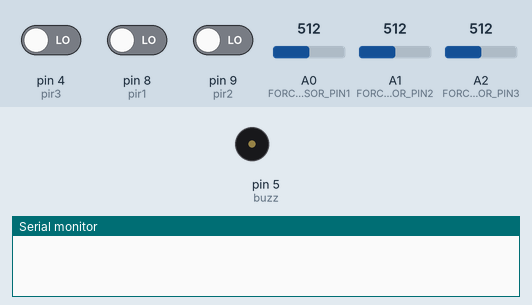
A sketch run on a simulated Arduino Uno, built with avr-gcc and run on an emulated ATmega328P. Parts: buzzer (waves = sounding), the last lines printed to the serial monitor. Inputs (shaded band) come from the test bench; at power-on: pin 4 (pir3) LOW, A2 (FORCE_SENSOR_PIN3) = 512, pin 8 (pir1) LOW, pin 9 (pir2) LOW, A0 (FORCE_SENSOR_PIN1) = 512, A1 (FORCE_SENSOR_PIN2) = 512.

Above: at 1.8 s.
1.9 s: pin 4 (pir3) driven HIGH
At 2.8 s:
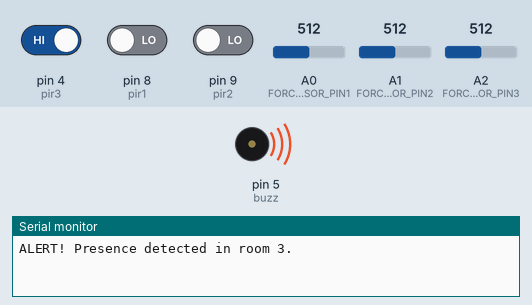
6.0 s: A2 (FORCE_SENSOR_PIN3) set to 52
9.5 s: A2 (FORCE_SENSOR_PIN3) set to 44
At 10.5 s:
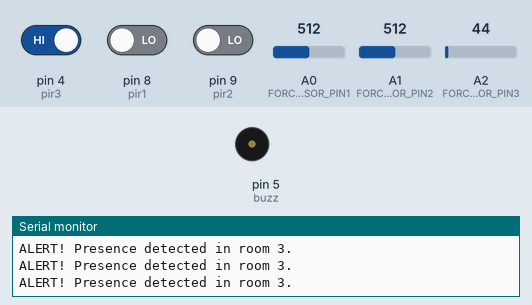
11.5 s: A2 (FORCE_SENSOR_PIN3) set to 60
At 12.8 s:
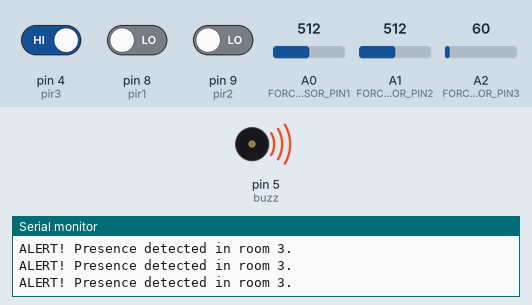
15.6 s: pin 8 (pir1) driven HIGH
19.6 s: pin 9 (pir2) driven HIGH
Timing chart, 0 to 22.6 s (numbered marks = the images above; inputs shaded):
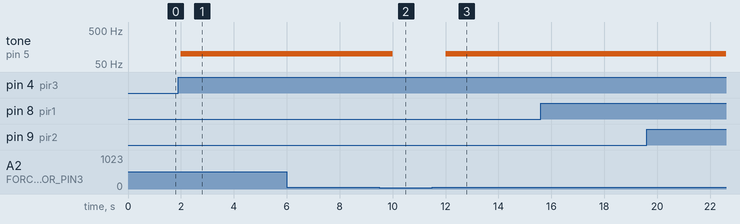

Measured:
- the behaviour switches between 50 and 49 on A2 (FORCE_SENSOR_PIN3) (found by bisection; images 1 and 2)
- after the input at 1.9 s, tone on pin 5 (buzz): silent → 100 Hz after 0.10 s
- after the input at 9.5 s, tone on pin 5 (buzz): 100 Hz → silent after 0.51 s
- after the input at 11.5 s, tone on pin 5 (buzz): silent → 100 Hz after 0.51 s

The sketch:

security_system.ino
```cpp
#include <SoftwareSerial.h>

#define FORCE_SENSOR_PIN1 A0
#define FORCE_SENSOR_PIN2 A1
#define FORCE_SENSOR_PIN3 A2
int buzz = 5;
int pir1 = 8;
int pir2 = 9;
int pir3 = 4;

SoftwareSerial blue(2,3);

void setup() {
  pinMode(buzz, OUTPUT);
  pinMode(pir1, INPUT);
  pinMode(pir2, INPUT);
  pinMode(pir3, INPUT);
  Serial.begin(9600);
  blue.begin(9600);
}

void loop() {
  int analogReading1 = analogRead(FORCE_SENSOR_PIN1);
  int analogReading2 = analogRead(FORCE_SENSOR_PIN2);
  int analogReading3 = analogRead(FORCE_SENSOR_PIN3);

  int status1 = digitalRead(pir1);
  int status2 = digitalRead(pir2);
  int status3 = digitalRead(pir3);
  int room1=0;
  int room2=0;
  int room3=0;


  if(status1 == HIGH && analogReading1 >= 50)
      room1=1;
  if(status2 == HIGH && analogReading2 >= 50)
      room2=1;
  if(status3 == HIGH && analogReading3 >= 50)
      room3=1;

  if(room1 == 1)
    {
      Serial.println("ALERT! Presence detected in room 1.");
      tone(buzz,100,1000);
    }
  if(room2 == 1)
    {
      Serial.println("ALERT! Presence detected in room 2.");
      tone(buzz,100,1000);
    }
  if(room3 == 1)
    {
      Serial.println("ALERT! Presence detected in room 3.");
      tone(buzz,100,1000);
    }
  if(room1 == 1 && room2 == 1)
    {
      Serial.println("ALERT! Presence detected in room 1 and room 2.");
      tone(buzz,100,1000);
    }
  if(room1 == 1 && room3 == 1)
    {
      Serial.println("ALERT! Presence detected in room 1 and room 3.");
      tone(buzz,100,1000);
    }
  if(room2 == 1 && room3 == 1)
    {
      Serial.println("ALERT! Presence detected in room 2 and room 3.");
      tone(buzz,100,1000);
    }
  if(room1 == 1 && room2 == 1 && room3 == 1)
    {
      Serial.println("ALERT! Presence detected in all rooms.");
      tone(buzz,100,1000);
    }
delay(1000);
}

////////////////////////////////////////////////////////////////////////////////////////////////////
```
